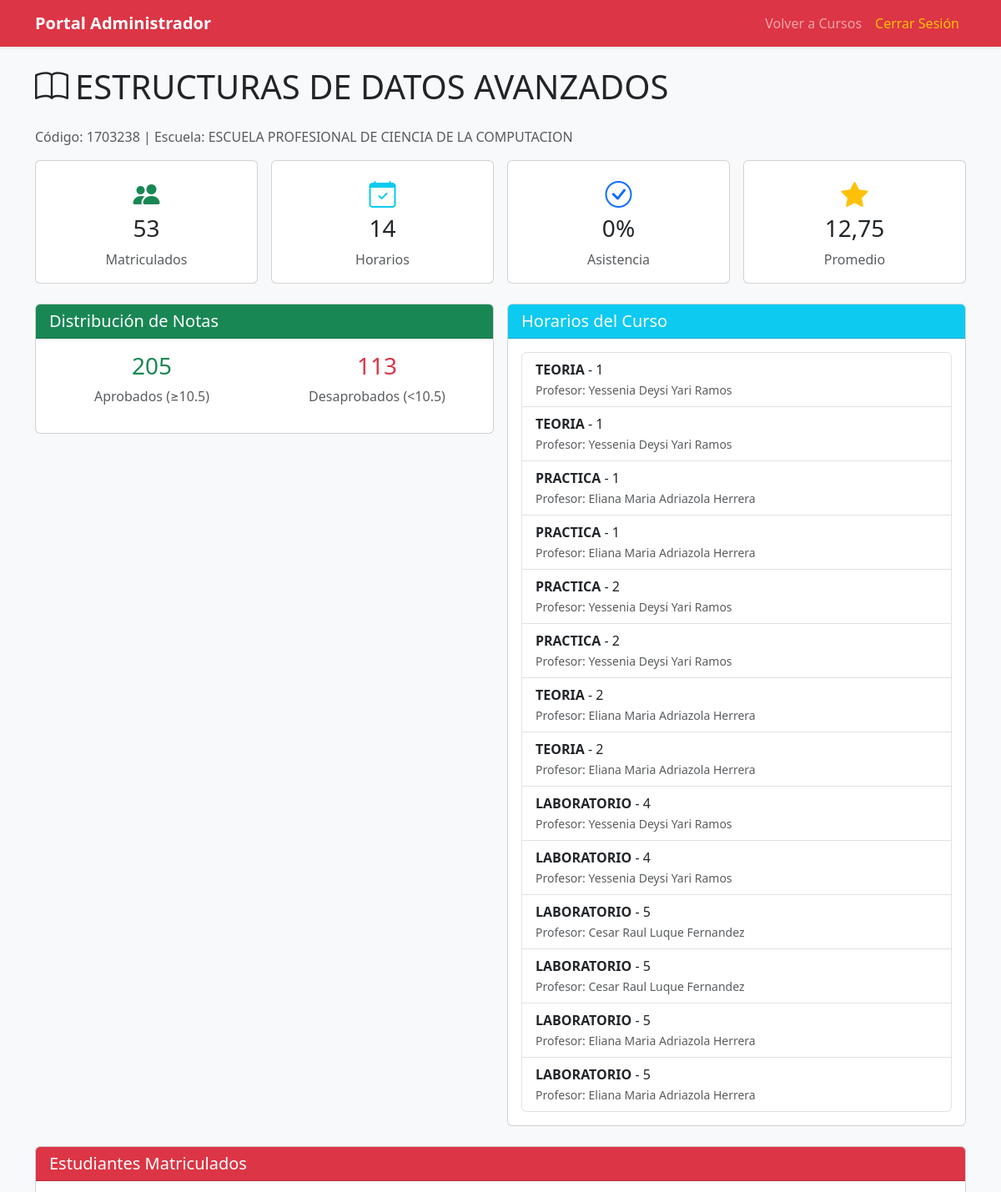
The page /administrador/estadisticas/cursos/1703238/ (signed in, upper part) on the database its author committed.
### app/models/curso/models.py (models this page shows, shortened)
class Curso(models.Model):
    codigo = models.CharField(max_length=20, unique=True, primary_key=True)
    nombre = models.CharField(max_length=200)
    descripcion = models.TextField(blank=True, null=True)
    creditos = models.IntegerField(default=3)
    horas_teoria = models.IntegerField(default=2)
    horas_practica = models.IntegerField(default=2)
    horas_laboratorio = models.IntegerField(default=0)
    semestre_recomendado = models.IntegerField(default=1)
    escuela = models.ForeignKey(
        Escuela,
        on_delete=models.PROTECT,
        related_name='cursos'
    )
    prerequisitos = models.ManyToManyField(
        'self',
        symmetrical=False,
        related_name='cursos_siguientes',
        blank=True
    )
    fecha_creacion = models.DateTimeField(auto_now_add=True)
    fecha_actualizacion = models.DateTimeField(auto_now=True)
    is_active = models.BooleanField(default=True)
    tiene_grupo_b = models.BooleanField(
        default=False,
        help_text='Si el curso tiene dos grupos (A y B)'
    )
    class Meta:
        db_table = 'curso'
        verbose_name = 'Curso'
        verbose_name_plural = 'Cursos'
        ordering = ['codigo']

### app/models/usuario/models.py (models this page shows, shortened)
class Escuela(models.Model):
    codigo = models.CharField(max_length=20, unique=True, primary_key=True)
    nombre = models.CharField(max_length=200)
    facultad = models.CharField(max_length=200, blank=True, null=True)
    descripcion = models.TextField(blank=True, null=True)
    is_active = models.BooleanField(default=True)
    class Meta:
        db_table = 'escuela'
        verbose_name = 'Escuela'
        verbose_name_plural = 'Escuelas'

class Profesor(models.Model):
    usuario = models.OneToOneField(
        Usuario,
        on_delete=models.CASCADE,
        primary_key=True,
        related_name='profesor'
    )
    tipo_profesor = models.ForeignKey(
        TipoProfesor,
        on_delete=models.PROTECT,
        related_name='profesores'
    )
    escuela = models.ForeignKey(
        Escuela,
        on_delete=models.PROTECT,
        related_name='profesores',
        null=True,
        blank=True
    )
    especialidad = models.CharField(max_length=200, blank=True, null=True)
    grado_academico = models.CharField(max_length=100, blank=True, null=True)
    cv_url = models.URLField(blank=True, null=True)
    class Meta:
        db_table = 'profesor'
        verbose_name = 'Profesor'
        verbose_name_plural = 'Profesores'

class Usuario(AbstractBaseUser, PermissionsMixin):
    codigo = models.CharField(max_length=20, unique=True, primary_key=True)
    nombres = models.CharField(max_length=100)
    apellidos = models.CharField(max_length=100)
    email = models.EmailField(unique=True, validators=[EmailValidator()])
    telefono = models.CharField(max_length=20, blank=True, null=True)
    dni = models.CharField(
        max_length=8,
        unique=True,
        validators=[RegexValidator(regex=r'^\d{8}$', message='DNI debe tener 8 dígitos')]
    )
    tipo_usuario = models.ForeignKey(
        TipoUsuario,
        on_delete=models.PROTECT,
        related_name='usuarios'
    )
    estado_cuenta = models.ForeignKey(
        EstadoCuenta,
        on_delete=models.PROTECT,
        related_name='usuarios',
        default='ACTIVO'
    )
    permisos_usuario = models.ManyToManyField(
        Permiso,
        related_name='usuarios',
        blank=True
    )
    fecha_registro = models.DateTimeField(auto_now_add=True)
    fecha_actualizacion = models.DateTimeField(auto_now=True)
    ultimo_acceso = models.DateTimeField(null=True, blank=True)
    direccion_ip_ultimo_acceso = models.GenericIPAddressField(null=True, blank=True)
    is_active = models.BooleanField(default=True)
    is_staff = models.BooleanField(default=False)
    is_superuser = models.BooleanField(default=False)
    objects = UsuarioManager()
    USERNAME_FIELD = 'email'
    REQUIRED_FIELDS = ['codigo', 'nombres', 'apellidos', 'dni']
    class Meta:
        db_table = 'usuario'
        verbose_name = 'Usuario'
        verbose_name_plural = 'Usuarios'
        ordering = ['apellidos', 'nombres']
    @property
    def nombre_completo(self):
        return f"{self.nombres} {self.apellidos}"

### app/models/horario/models.py (models this page shows, shortened)
class Horario(models.Model):
    DIAS_SEMANA = [
        (1, 'Lunes'),
        (2, 'Martes'),
        (3, 'Miércoles'),
        (4, 'Jueves'),
        (5, 'Viernes'),
        (6, 'Sábado'),
        (7, 'Domingo'),
    ]
    TIPO_CLASE = [
        ('TEORIA', 'Teoría'),
        ('PRACTICA', 'Práctica'),
        ('LABORATORIO', 'Laboratorio'),
        ('RESERVA', 'Reserva de Ambiente'),
    ]
    curso = models.ForeignKey(
        Curso,
        on_delete=models.CASCADE,
        related_name='horarios',
        null=True,
        blank=True
    )
    profesor = models.ForeignKey(
        Profesor,
        on_delete=models.SET_NULL,
        null=True,
        related_name='horarios'
    )
    ubicacion = models.ForeignKey(
        Ubicacion,
        on_delete=models.SET_NULL,
        null=True,
        related_name='horarios'
    )
    dia_semana = models.IntegerField(choices=DIAS_SEMANA)
    hora_inicio = models.TimeField()
    hora_fin = models.TimeField()
    tipo_clase = models.CharField(max_length=20, choices=TIPO_CLASE)
    periodo_academico = models.CharField(max_length=20)
    grupo = models.CharField(max_length=10, default='A')
    fecha_inicio = models.DateField()
    fecha_fin = models.DateField()
    is_active = models.BooleanField(default=True)
    observaciones = models.TextField(blank=True, null=True)
    es_reserva_extra = models.BooleanField(default=False)
    class Meta:
        db_table = 'horario'
        verbose_name = 'Horario'
        verbose_name_plural = 'Horarios'
        ordering = ['dia_semana', 'hora_inicio']

### app/models/usuario/admin_views.py (the view)
# urls.py: path('administrador/estadisticas/cursos/<str:codigo_curso>/', admin_views.estadisticas_curso_detalle, name='estadisticas_curso_detalle'),
@never_cache
@login_required
def estadisticas_curso_detalle(request, codigo_curso):
    if not hasattr(request.user, 'tipo_usuario'):
        messages.error(request, 'No tiene permisos para acceder a esta página.')
        return redirect('login')
    tipo = request.user.tipo_usuario.nombre
    if tipo != 'Administrador':
        messages.error(request, 'Solo administradores pueden ver estadísticas de cursos.')
        return redirect('login')
    from app.models.curso.models import Curso
    from app.models.matricula.models import Matricula
    from app.models.asistencia.models import Asistencia
    from app.models.evaluacion.models import Nota
    from app.models.horario.models import Horario
    from django.db.models import Avg, Count
    curso = get_object_or_404(Curso, codigo=codigo_curso)
    matriculados = Matricula.objects.filter(
        curso=curso,
        periodo_academico='2025-B',
        estado='MATRICULADO'
    ).select_related('estudiante__usuario')
    horarios = Horario.objects.filter(
        curso=curso,
        is_active=True
    ).select_related('profesor__usuario')
    total_asistencias = Asistencia.objects.filter(
        curso=curso
    ).count()
    asistencias_presentes = Asistencia.objects.filter(
        curso=curso,
        estado__nombre='Presente'
    ).count()
    porcentaje_asistencia = 0
    if total_asistencias > 0:
        porcentaje_asistencia = (asistencias_presentes / total_asistencias) * 100
    notas_curso = Nota.objects.filter(
        curso=curso
    )
    promedio_general = notas_curso.aggregate(promedio=Avg('valor'))['promedio'] or 0
    total_notas = notas_curso.count()
    aprobados = notas_curso.filter(valor__gte=10.5).count()
    desaprobados = notas_curso.filter(valor__lt=10.5).count()
    context = {
        'usuario': request.user,
        'curso': curso,
        'matriculados': matriculados,
        'total_matriculados': matriculados.count(),
        'horarios': horarios,
        'total_horarios': horarios.count(),
        'total_asistencias': total_asistencias,
        'asistencias_presentes': asistencias_presentes,
        'porcentaje_asistencia': round(porcentaje_asistencia, 2),
        'promedio_general': round(promedio_general, 2),
        'total_notas': total_notas,
        'aprobados': aprobados,
        'desaprobados': desaprobados,
    }
    return render(request, 'admin/estadisticas_curso_detalle.html', context)

### Templates/admin/estadisticas_curso_detalle.html (shortened to what this page needs)
<!doctype html>
<html lang="es">
<head>
    <link href="https://cdn.jsdelivr.net/npm/bootstrap@5.3.2/dist/css/bootstrap.min.css" rel="stylesheet">
    <link rel="stylesheet" href="https://cdn.jsdelivr.net/npm/bootstrap-icons@1.11.1/font/bootstrap-icons.css">
</head>
<body class="bg-light">
    <nav class="navbar navbar-expand-lg navbar-dark bg-danger shadow-sm">
        <div class="container">
            <a class="navbar-brand fw-bold" href="{% url 'admin_dashboard' %}">Portal Administrador</a>
            <div class="collapse navbar-collapse">
                <ul class="navbar-nav ms-auto">
                    <li class="nav-item"><a class="nav-link" href="{% url 'estadisticas_cursos' %}">Volver a Cursos</a></li>
                    <li class="nav-item"><a class="nav-link text-warning" href="{% url 'logout' %}">Cerrar Sesión</a></li>
                </ul>
            </div>
        </div>
    </nav>
    <main class="container mt-4 mb-5">
        <h1 class="mb-4"><i class="bi bi-book me-2"></i>{{ curso.nombre }}</h1>
        <p class="text-muted">Código: {{ curso.codigo }} | Escuela: {{ curso.escuela.nombre|default:"N/A" }}</p>
        <div class="row g-3 mb-4">
            <div class="col-md-3">
                <div class="card text-center">
                    <div class="card-body">
                        <i class="bi bi-people-fill fs-2 text-success"></i>
                        <h3>{{ total_matriculados }}</h3>
                        <p class="text-muted mb-0">Matriculados</p>
                    </div>
                </div>
            </div>
            <div class="col-md-3">
                <div class="card text-center">
                    <div class="card-body">
                        <i class="bi bi-calendar-check fs-2 text-info"></i>
                        <h3>{{ total_horarios }}</h3>
                        <p class="text-muted mb-0">Horarios</p>
                    </div>
                </div>
            </div>
            <div class="col-md-3">
                <div class="card text-center">
                    <div class="card-body">
                        <i class="bi bi-check-circle fs-2 text-primary"></i>
                        <h3>{{ porcentaje_asistencia }}%</h3>
                        <p class="text-muted mb-0">Asistencia</p>
                    </div>
                </div>
            </div>
            <div class="col-md-3">
                <div class="card text-center">
                    <div class="card-body">
                        <i class="bi bi-star-fill fs-2 text-warning"></i>
                        <h3>{{ promedio_general }}</h3>
                        <p class="text-muted mb-0">Promedio</p>
                    </div>
                </div>
            </div>
        </div>
        <div class="row g-3 mb-4">
            <div class="col-md-6">
                <div class="card">
                    <div class="card-header bg-success text-white">
                        <h5 class="mb-0">Distribución de Notas</h5>
                    </div>
                    <div class="card-body">
                        <div class="row text-center">
                            <div class="col-6">
                                <h3 class="text-success">{{ aprobados }}</h3>
                                <p class="text-muted">Aprobados (≥10.5)</p>
                            </div>
                            <div class="col-6">
                                <h3 class="text-danger">{{ desaprobados }}</h3>
                                <p class="text-muted">Desaprobados (&lt;10.5)</p>
                            </div>
                        </div>
                    </div>
                </div>
            </div>
            <div class="col-md-6">
                <div class="card">
                    <div class="card-header bg-info text-white">
                        <h5 class="mb-0">Horarios del Curso</h5>
                    </div>
                    <div class="card-body">
                        <ul class="list-group">
                            {% for horario in horarios %}
                            <li class="list-group-item">
                                <strong>{{ horario.tipo_clase }}</strong> - {{ horario.dia_semana }}
                                <br><small class="text-muted">Profesor: {{ horario.profesor.usuario.nombre_completo }}</small>
                            </li>
                            {% empty %}
                            <li class="list-group-item text-muted">No hay horarios asignados</li>
                            {% endfor %}
                        </ul>
                    </div>
                </div>
            </div>
        </div>
        <div class="card">
            <div class="card-header bg-danger text-white">
                <h5 class="mb-0">Estudiantes Matriculados</h5>
            </div>
            <div class="card-body">
            </div>
        </div>
    </main>
</body>
</html>

### rows shown on the page
Curso: nombre "ESTRUCTURAS DE DATOS AVANZADOS", codigo "1703238", escuela.nombre "ESCUELA PROFESIONAL DE CIENCIA DE LA COMPUTACION"
Horario: tipo_clase "TEORIA", dia_semana "1", profesor.usuario.nombre_completo "Yessenia Deysi Yari Ramos"
Horario: tipo_clase "TEORIA", dia_semana "1", profesor.usuario.nombre_completo "Yessenia Deysi Yari Ramos"
Horario: tipo_clase "PRACTICA", dia_semana "1", profesor.usuario.nombre_completo "Eliana Maria Adriazola Herrera"
Horario: tipo_clase "PRACTICA", dia_semana "1", profesor.usuario.nombre_completo "Eliana Maria Adriazola Herrera"
Horario: tipo_clase "PRACTICA", dia_semana "2", profesor.usuario.nombre_completo "Yessenia Deysi Yari Ramos"
Horario: tipo_clase "PRACTICA", dia_semana "2", profesor.usuario.nombre_completo "Yessenia Deysi Yari Ramos"
Horario: tipo_clase "TEORIA", dia_semana "2", profesor.usuario.nombre_completo "Eliana Maria Adriazola Herrera"
Horario: tipo_clase "TEORIA", dia_semana "2", profesor.usuario.nombre_completo "Eliana Maria Adriazola Herrera"
Horario: tipo_clase "LABORATORIO", dia_semana "4", profesor.usuario.nombre_completo "Yessenia Deysi Yari Ramos"
Horario: tipo_clase "LABORATORIO", dia_semana "4", profesor.usuario.nombre_completo "Yessenia Deysi Yari Ramos"
Horario: tipo_clase "LABORATORIO", dia_semana "5", profesor.usuario.nombre_completo "Cesar Raul Luque Fernandez"
Horario: tipo_clase "LABORATORIO", dia_semana "5", profesor.usuario.nombre_completo "Cesar Raul Luque Fernandez"
Horario: tipo_clase "LABORATORIO", dia_semana "5", profesor.usuario.nombre_completo "Eliana Maria Adriazola Herrera"
Horario: tipo_clase "LABORATORIO", dia_semana "5", profesor.usuario.nombre_completo "Eliana Maria Adriazola Herrera"

### other values the page prints
{{ total_matriculados }} "53"
{{ total_horarios }} "14"
{{ porcentaje_asistencia }} "0"
{{ promedio_general }} "12,75"
{{ aprobados }} "205"
{{ desaprobados }} "113"
